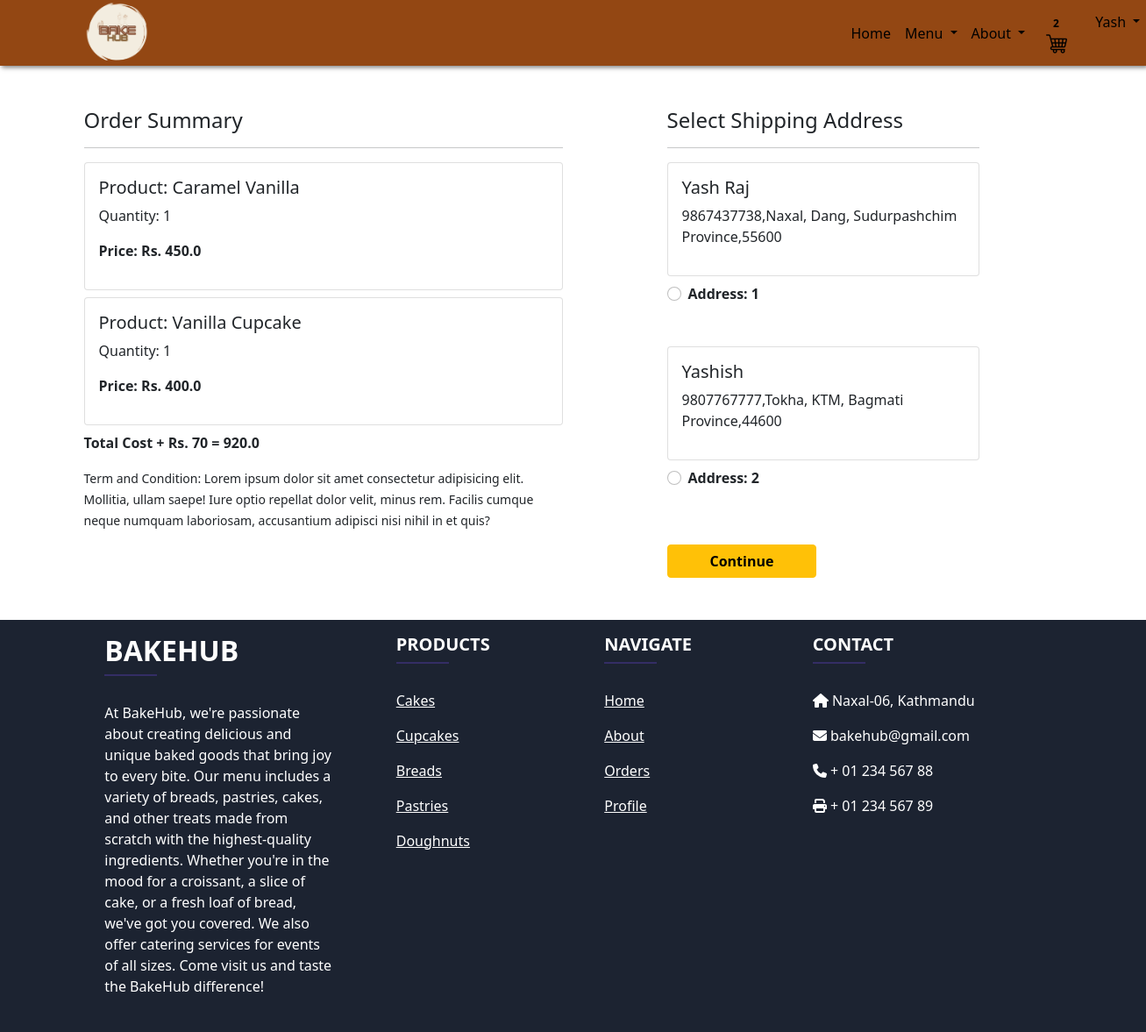
The page /checkout/ (signed in) on the database its author committed.
### app/models.py (models this page shows, shortened)
class Cart(models.Model):
    user = models.ForeignKey(User, on_delete= models.CASCADE)
    product = models.ForeignKey(Product, on_delete=models.CASCADE)
    quantity = models.PositiveIntegerField(default=1)
    @property
    def total_cost(self):
        return self.quantity * self.product.discounted_price

class Product(models.Model):
    title = models.CharField(max_length=100)
    selling_price = models.FloatField()
    discounted_price = models.FloatField()
    description = models.TextField()
    category = models.CharField(choices=CATEGORY_CHOICES, max_length=15)
    product_image = models.ImageField(upload_to='productsimg')

class Customer(models.Model):
    user = models.ForeignKey(User, on_delete=models.CASCADE)
    name = models.CharField(max_length=250)
    phone = models.CharField(max_length=13,default='')
    locality = models.CharField(max_length=250)
    city = models.CharField(max_length=50)
    zipcode = models.IntegerField()
    state = models.CharField(choices=STATE_CHOICES, max_length=50)

### app/views.py (the view)
# urls.py: path('checkout/', views.checkout, name='checkout'),
@login_required
def checkout(request):
 totalitem = 0
 if request.user.is_authenticated:
  totalitem = len(Cart.objects.filter(user=request.user))
  user = request.user
  add = Customer.objects.filter(user=user)
  cart_items = Cart.objects.filter(user=user)
  amount = 0.0
  shipping_amount = 70.0
  total_amount = 0.0
  cart_product = [p for p in Cart.objects.all() if p.user == request.user]
  if cart_product:
   for p in cart_product:
    tempamount = (p.quantity * p.product.discounted_price)
    amount += tempamount
   total_amount = amount+shipping_amount
 return render(request, 'app/checkout.html', {'add':add, 'total_amount':total_amount,'cart_items':cart_items,'totalitem':totalitem})

### app/templates/app/checkout.html (shortened to what this page needs)
{% extends 'app/base.html' %}
{% load static %}
{% block main-content %}
<div class="container">
 <div class="row mt-5">
  <div class="col-sm-6">
    <h4>Order Summary</h4>
    <hr>
    {% for item in cart_items %}
      <div class="card mb-2">
        <div class="card-body">
          <h5>Product: {{item.product.title}}</h5>
          <p>Quantity: {{item.quantity}}</p>
          <p class="fw-bold">Price: Rs. {{item.total_cost}}</p>
        </div>
      </div>
    {% endfor %}
    <p class="fw-bold">Total Cost + Rs. 70 = {{total_amount}}</p>
    <small>Term and Condition: Lorem ipsum dolor sit amet consectetur adipisicing elit. Mollitia, ullam saepe! Iure optio repellat dolor velit, minus rem. Facilis cumque neque numquam laboriosam, accusantium adipisci nisi nihil in et quis?</small>
  </div>
  <div class="col-sm-4 offset-sm-1">
    <h4>Select Shipping Address</h4>
    <hr>
    <form action="/paymentdone">
    {% for ad in add %}
      <div class="card">
        <div class="card-body">
        <h5>{{ad.name}}</h5>
        <p>{{ad.phone}},{{ad.locality}}, {{ad.city}}, {{ad.state}},{{ad.zipcode}}</p>
        </div>
      </div>
        <div class="form-check mt-2 mb-5">
          <input class="form-check-input" type="radio" name="custid" id="custadd{{forloop.counter}}" value="{{ad.id}}" >
          <label class="form-check-label fw-bold" for="custadd{{forloop.counter}}">
            Address: {{forloop.counter}} </label>
        </div>
      {% endfor %}
        <div class="text-end">
          <button type="submit" style="margin-right:20rem;" class="btn btn-warning mt-3 px-5 fw-bold" onclick="alert('Your order has been placed !!')">Continue</button>
        </div>
      </form>
    </div>
  </div>
</div>
{% endblock main-content %}

### app/templates/app/base.html (shortened to what this page needs)
<!doctype html>
{% load static %}
<html lang="en">
  <head>
    <link href="https://cdn.jsdelivr.net/npm/bootstrap@5.0.0-beta1/dist/css/bootstrap.min.css" rel="stylesheet">
    <link rel="stylesheet" href="{% static 'app/css/owl.carousel.min.css' %}">
    <link rel="stylesheet" href="{% static 'app/css/all.min.css' %}">
    <link rel="stylesheet" href="{% static 'app/css/style.css' %}">
    <link rel="stylesheet" href="{% static 'app/css/landing.css' %}">
  </head>
  <body style="background-color: #fff">
    <nav class="navbar navbar-expand-lg navbar-dark " style="background-color: #934713; box-shadow: 2px 2px 5px rgba(0, 0, 0, 0.5);height:75px">
     <div class="container">
       <a class="navbar-brand" href="/"><img src="{% static 'app/images/icons/bakelogo.png' %}" style="width:75px; height:75px;" alt="BakeHub"/></a>
       <div class="collapse navbar-collapse" id="navbarSupportedContent">
         <ul class="navbar-nav me-auto mb-2 mb-lg-0" style="margin-left:48.5rem;">
           <li class="nav-item">
             <a class="nav-link active" aria-current="page" style="color:#000;" href="/">Home</a>
           </li>
           <li class="nav-item dropdown">
             <a style="color:#000 !important;" class="nav-link dropdown-toggle text-white" href="#" id="bakeryDropdown" role="button" data-bs-toggle="dropdown" aria-expanded="false">
               Menu
             </a>
           </li>
           <li class="nav-item dropdown">
             <a style="color:#000 !important;" class="nav-link dropdown-toggle text-white" href="#" id="fashionDropdown" role="button" data-bs-toggle="dropdown" aria-expanded="false">
                About
              </a>
           </li>
         </ul>
         <div>
          <ul class="navbar-nav me-auto mb-2 mb-lg-0">
          {% if request.user.is_authenticated %}
            <li class="nav-item mx-2">
             <a  href="{% url 'showcart' %}" class="nav-link text-white="><span class="badge" style="color:#000; background-color:#dc354500;">{{totalitem}}</span><img src="{% static 'app/images/icons/shopcart.png' %}" alt="Cart"/></a>
            <li class="nav-item dropdown mx-2">
              <a style="color:#000;" class="nav-link dropdown-toggle" href="#" id="profileDropdown" role="button" data-bs-toggle="dropdown" aria-expanded="false">
                  {{request.user.username|capfirst}}
              </a>
            </li>
            {% endif %}
          </ul>
         </div>
       </div>
     </div>
    </nav>
    {% block main-content %} {% endblock main-content %}
     <footer
          class="text-center text-lg-start text-white"
          style="background-color: #1c2331"
          >
    <section class="">
      <div class="container text-center text-md-start mt-5">
        <div class="row mt-3">
          <div class="col-md-3 col-lg-4 col-xl-3 mx-auto mb-4">
            <h2 class="text-uppercase fw-bold">BakeHub</h2>
            <hr
                class="mb-4 mt-0 d-inline-block mx-auto"
                style="width: 60px; background-color: #7c4dff; height: 2px"
                />
            <p>
              At BakeHub, we're passionate about creating delicious and unique baked goods that bring joy to every bite.
                Our menu includes a variety of breads, pastries, cakes, and other treats made from scratch with the highest-quality ingredients.
                Whether you're in the mood for a croissant, a slice of cake, or a fresh loaf of bread, we've got you covered.
                We also offer catering services for events of all sizes. Come visit us and taste the BakeHub difference!
            </p>
          </div>
          <div class="col-md-2 col-lg-2 col-xl-2 mx-auto mb-4">
            <h5 class="text-uppercase fw-bold">Products</h5>
            <hr
                class="mb-4 mt-0 d-inline-block mx-auto"
                style="width: 60px; background-color: #7c4dff; height: 2px"
                />
            <p>
              <a href="#!" class="text-white">Cakes</a>
            </p>
            <p>
              <a href="#!" class="text-white">Cupcakes</a>
            </p>
            <p>
              <a href="#!" class="text-white">Breads</a>
            </p>
            <p>
              <a href="#!" class="text-white">Pastries</a>
            </p>
            <p>
              <a href="#!" class="text-white">Doughnuts</a>
            </p>
          </div>
          <div class="col-md-3 col-lg-2 col-xl-2 mx-auto mb-4">
            <h5 class="text-uppercase fw-bold">Navigate</h5>
            <hr
                class="mb-4 mt-0 d-inline-block mx-auto"
                style="width: 60px; background-color: #7c4dff; height: 2px"
                />
            <p>
              <a href="/" class="text-white">Home</a>
            </p>
            <p>
              <a href="{% url 'aboutus' %}" class="text-white">About</a>
            </p>
            <p>
              <a href="{% url 'orders' %}" class="text-white">Orders</a>
            </p>
            <p>
              <a href="{% url 'profile' %}" class="text-white">Profile</a>
            </p>
          </div>
          <div class="col-md-4 col-lg-3 col-xl-3 mx-auto mb-md-0 mb-4">
            <h5 class="text-uppercase fw-bold">Contact</h5>
            <hr
                class="mb-4 mt-0 d-inline-block mx-auto"
                style="width: 60px; background-color: #7c4dff; height: 2px"
                />
            <p><i class="fas fa-home mr-3"></i> Naxal-06, Kathmandu</p>
            <p><i class="fas fa-envelope mr-3"></i> bakehub@gmail.com</p>
            <p><i class="fas fa-phone mr-3"></i> + 01 234 567 88</p>
            <p><i class="fas fa-print mr-3"></i> + 01 234 567 89</p>
          </div>
        </div>
      </div>
    </section>
  </footer>
  </body>
</html>

### app/static/app/css/landing.css (style rules this page uses)
.container { display: flex; justify-content: center; align-items: center; background-color: #f5f5f500; }

### rows shown on the page
Cart: product "Caramel Vanilla", quantity "1", total_cost "450.0"
Cart: product "Vanilla Cupcake", quantity "1", total_cost "400.0"
Customer: name "Yash Raj", phone "9867437738", locality "Naxal", city "Dang", state "Sudurpashchim Province", zipcode "55600"
Customer: name "Yashish", phone "9807767777", locality "Tokha", city "KTM", state "Bagmati Province", zipcode "44600"

### other values the page prints
{{ totalitem }} "2"
{{ request.user.username|capfirst }} "Yash"
{{ total_amount }} "920.0"
